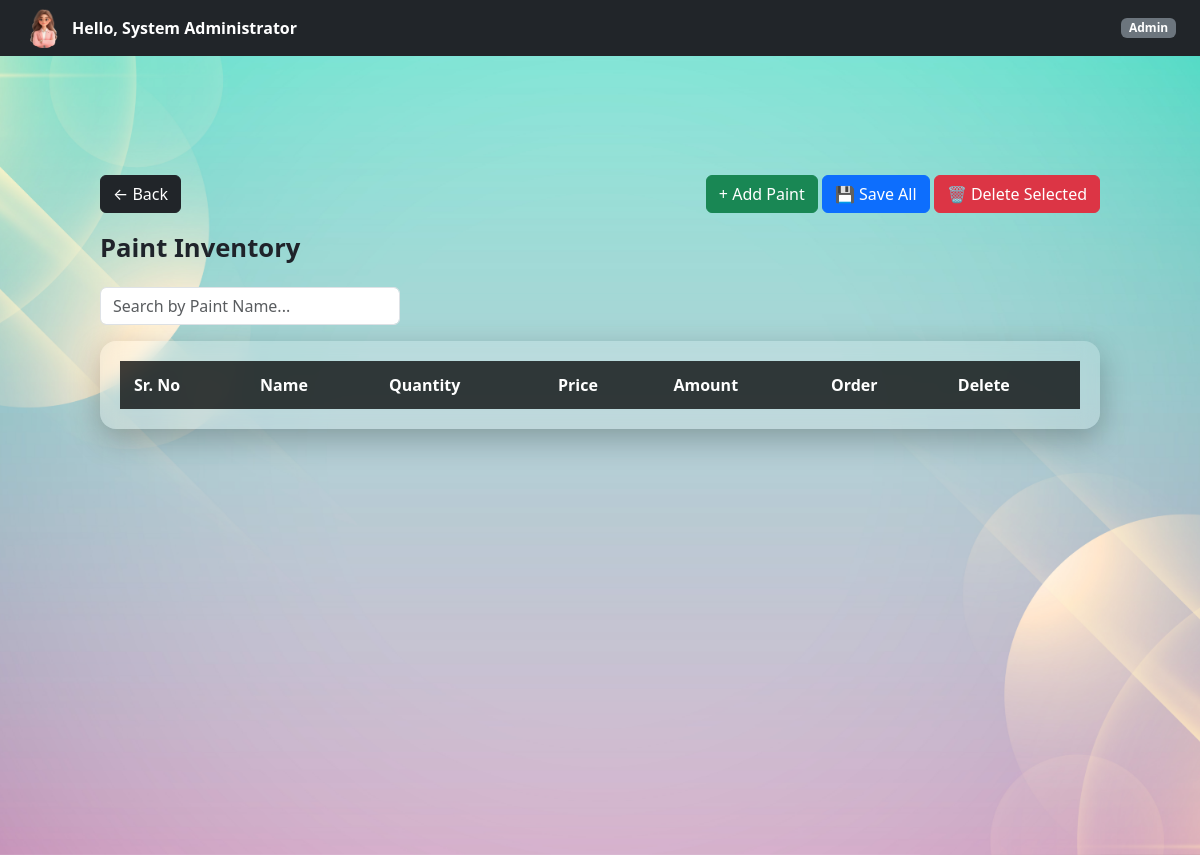
Before: /admin/paints (signed in) with the older database file.
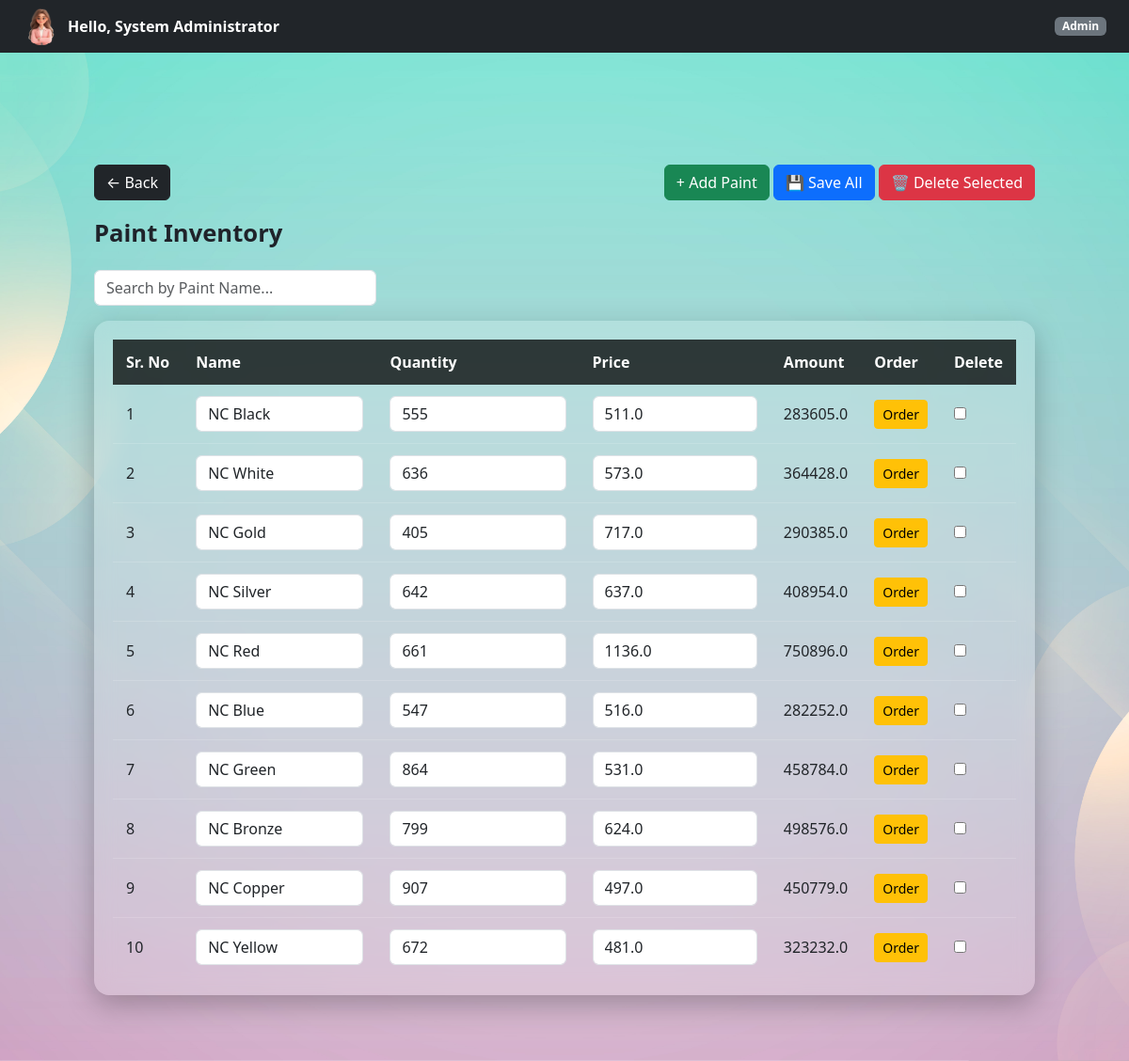
After: the same page with the newer database file.
### controller/models.py (models this page shows)
class Paint(db.Model):
    id = db.Column(db.Integer, primary_key=True)
    name = db.Column(db.String(100))
    quantity = db.Column(db.Integer)
    price = db.Column(db.Float)

### controller/admin.py (the view)
@admin_bp.route("/paints")
@login_required
@role_required("Admin")
def view_paints():
    paints = Paint.query.all()   # if model exists
    return render_template("admin/paint.html", paints=paints)

### templates/admin/paint.html (shortened to what this page needs)
{% extends "base.html" %}
{% block page_class %}company-dashboard-bg{% endblock %}
{% block free_content %}
{% include "partials/navbar.html" %}
<div class="dashboard-container">
    <div class="d-flex justify-content-between align-items-center mb-3">
        <a href="{{ url_for('admin.dashboard') }}" class="btn btn-dark">
            ← Back
        </a>
        <div>
            <button class="btn btn-success"
                onclick="addPaintRow()">
                + Add Paint
            </button>
            <button form="paintForm" class="btn btn-primary">
                💾 Save All
            </button>
            <button type="button" class="btn btn-danger"
                onclick="deleteSelectedPaints()">
                🗑 Delete Selected
            </button>
        </div>
    </div>
    <div class="page-title">Paint Inventory</div>
    <input
        type="text"
        id="searchInput"
        placeholder="Search by Paint Name..."
        class="form-control mb-3"
        style="max-width: 300px;"
    >
    <form id="paintForm" method="POST" action="{{ url_for('admin.bulk_update_paints') }}">
        <div class="glass-table">
            <table>
                <thead>
                    <tr>
                        <th>Sr. No</th>
                        <th>Name</th>
                        <th>Quantity</th>
                        <th>Price</th>
                        <th>Amount</th>
                        <th>Order</th>
                        <th>Delete</th>
                    </tr>
                </thead>
                <tbody id="paintTableBody">
                    {% for paint in paints %}
                    <tr>
                        <td class="sr-no">{{ loop.index }}</td>
                        <td>
                            <input name="name[]" value="{{ paint.name }}" class="form-control">
                        </td>
                        <td>
                            <input name="quantity[]" type="number" value="{{ paint.quantity }}" class="form-control qty">
                        </td>
                        <td>
                            <input name="price[]" type="number" step="0.01" value="{{ paint.price }}" class="form-control price">
                        </td>
                        <td class="amount">
                            {{ paint.quantity * paint.price }}
                        </td>
                        <td>
                            <button
                                type="button"
                                class="btn btn-warning btn-sm"
                                onclick="orderPaint('{{ paint.id }}', '{{ paint.name }}', '{{ paint.price }}')">
                                Order
                            </button>
                        </td>
                        <td>
                            <input type="checkbox" name="selected_ids[]" value="${paint.id}">
                        </td>
                    </tr>
                    {% endfor %}
                </tbody>
            </table>
        </div>
    </form>
</div>
{% endblock %}

### templates/base.html (shortened to what this page needs)
<!DOCTYPE html>
<html lang="en">
<head>
    <link rel="stylesheet" href="{{ url_for('static', filename='styles/bootstrap/css/bootstrap.min.css') }}">
    <link rel="stylesheet" href="{{ url_for('static', filename='styles/main.css') }}">
</head>
<body>
<div class="page-wrapper {% block page_class %}{% endblock %}">
    {% block free_content %}{% endblock %}
</div>
</body>
</html>

### templates/partials/navbar.html (shortened to what this page needs)
<nav class="navbar navbar-dark bg-dark fixed-top px-4 d-flex justify-content-between">
    <a
        class="d-flex align-items-center text-white text-decoration-none"
        data-bs-toggle="offcanvas"
        href="#profileSidebar"
        role="button"
    >
        <img
            src="{{ url_for('static', filename='scripts/images/profile.png') }}"
            width="40"
            height="40"
            class="rounded-circle me-2"
        >
        <strong>Hello, {{ session.get("user_name") }}</strong>
    </a>
    <span class="badge bg-secondary">
        {% if "Admin" in session.get("roles", []) %}
            Admin
        {% else %}
            Employee
        {% endif %}
    </span>
</nav>

### static/styles/main.css (style rules this page uses)
html, body { height: 100%; margin: 0; }
.page-wrapper { min-height: 100vh; width: 100%; display: flex; align-items: flex-start; justify-content: center; }
.company-dashboard-bg { background: url("../scripts/images/company1.jpg") no-repeat center center/cover; }
.dashboard-container { width: 100%; padding: 90px 40px 40px; }
.page-wrapper { padding: 30px 60px; }
.page-title { font-size: 1.6rem; font-weight: 600; color: #1f232a; margin-bottom: 20px; }
.glass-table { background: rgba(255, 255, 255, 0.18); backdrop-filter: blur(10px); -webkit-backdrop-filter: blur(10px); border-radius: 16px; padding: 20px; box-shadow: 0 10px 30px rgba(0, 0, 0, 0.25); width: 100%; overflow-x: auto; }
.glass-table table { width: 100%; border-collapse: collapse; }
.glass-table thead { background: rgba(0, 0, 0, 0.75); color: #ffffff; }
.glass-table th, .glass-table td { padding: 12px 14px; text-align: left; white-space: nowrap; }
.glass-table tbody tr { border-bottom: 1px solid rgba(255, 255, 255, 0.15); }
.glass-table tbody tr:last-child { border-bottom: none; }
body { padding-top: 55px; }

Changed rows visible on the page:
added Paint: name "NC Black", quantity "555", price "511.0", paint.quantity*paint.price "283605.0"
added Paint: name "NC White", quantity "636", price "573.0", paint.quantity*paint.price "364428.0"
added Paint: name "NC Gold", quantity "405", price "717.0", paint.quantity*paint.price "290385.0"
added Paint: name "NC Silver", quantity "642", price "637.0", paint.quantity*paint.price "408954.0"
added Paint: name "NC Red", quantity "661", price "1136.0", paint.quantity*paint.price "750896.0"
added Paint: name "NC Blue", quantity "547", price "516.0", paint.quantity*paint.price "282252.0"
added Paint: name "NC Green", quantity "864", price "531.0", paint.quantity*paint.price "458784.0"
added Paint: name "NC Bronze", quantity "799", price "624.0", paint.quantity*paint.price "498576.0"
added Paint: name "NC Copper", quantity "907", price "497.0", paint.quantity*paint.price "450779.0"
added Paint: name "NC Yellow", quantity "672", price "481.0", paint.quantity*paint.price "323232.0"
